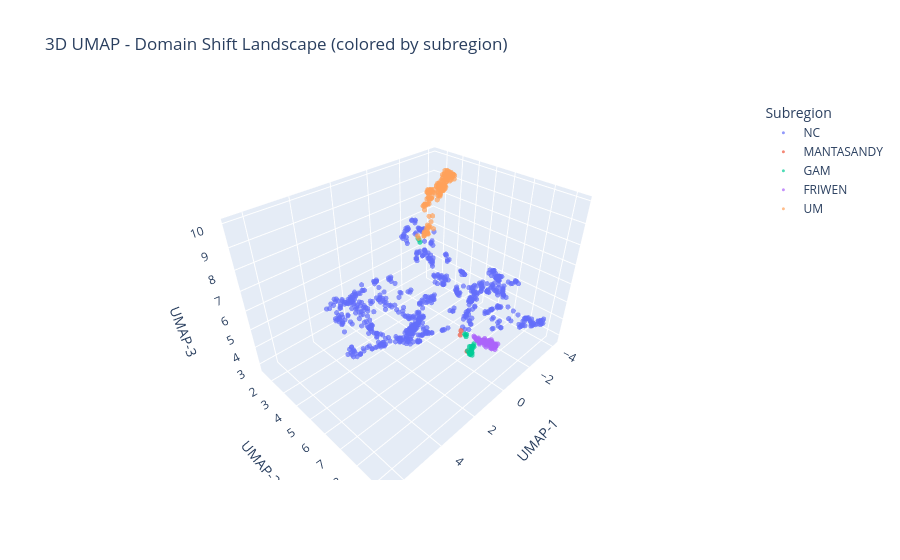

Notebook source saved alongside this figure:
### Code cell
# ── 3D UMAP, colored by subregion, hover shows region too ──────────────────
import plotly.express as px
import pandas as pd
import umap

# Fit UMAP in 3D (separate from the earlier 2D fit)
reducer_3d = umap.UMAP(
    n_neighbors=45, n_epochs=500, min_dist=0.25,
    metric="cosine", init="pca", n_components=3, random_state=23,
)
coords_3d_umap = reducer_3d.fit_transform(full_merged_norm)

# Build a small dataframe so plotly can use named columns for color/hover
df_plot = pd.DataFrame({
    "x": coords_3d_umap[:, 0],
    "y": coords_3d_umap[:, 1],
    "z": coords_3d_umap[:, 2],
    "subregion": joint_subregion,
    "region": joint_region,
})

fig = px.scatter_3d(
    df_plot,
    x="x", y="y", z="z",
    color="subregion",
    hover_data={"region": True, "x": False, "y": False, "z": False},
    title="3D UMAP - Domain Shift Landscape (colored by subregion)",
    opacity=0.7,
)
fig.update_traces(marker=dict(size=3))
fig.update_layout(
    scene=dict(xaxis_title="UMAP-1", yaxis_title="UMAP-2", zaxis_title="UMAP-3"),
    legend_title_text="Subregion",
)
fig.show()

### Figure 1 — Plotly figure (JSON) as saved in the notebook; plotly's stock layout.template omitted (floating-point values rounded to 4 significant figures; data arrays with more than 128 entries replaced by an {"elided": "..."} marker saying what was removed)
{"data": [{"customdata": {"elided": "716x1 str values"}, "hovertemplate": "subregion=NC<br>region=%{customdata[0]}<extra></extra>", "legendgroup": "NC", "marker": {"color": "#636efa", "opacity": 0.7, "size": 3, "symbol": "circle"}, "mode": "markers", "name": "NC", "scene": "scene", "showlegend": true, "type": "scatter3d", "x": {"elided": "716 float values"}, "y": {"elided": "716 float values"}, "z": {"elided": "716 float values"}}, {"customdata": [["WP"], ["WP"], ["WP"]], "hovertemplate": "subregion=MANTASANDY<br>region=%{customdata[0]}<extra></extra>", "legendgroup": "MANTASANDY", "marker": {"color": "#EF553B", "opacity": 0.7, "size": 3, "symbol": "circle"}, "mode": "markers", "name": "MANTASANDY", "scene": "scene", "showlegend": true, "type": "scatter3d", "x": [0.7949, 0.6451, 1.029], "y": [7.665, 7.569, 8.263], "z": [5.005, 5.094, 4.629]}, {"customdata": [["WP"], ["WP"], ["WP"], ["WP"], ["WP"], ["WP"], ["WP"], ["WP"], ["WP"], ["WP"], ["WP"], ["WP"], ["WP"], ["WP"], ["WP"], ["WP"], ["WP"], ["WP"], ["WP"], ["WP"], ["WP"], ["WP"], ["WP"], ["WP"], ["WP"], ["WP"], ["WP"]], "hovertemplate": "subregion=GAM<br>region=%{customdata[0]}<extra></extra>", "legendgroup": "GAM", "marker": {"color": "#00cc96", "opacity": 0.7, "size": 3, "symbol": "circle"}, "mode": "markers", "name": "GAM", "scene": "scene", "showlegend": true, "type": "scatter3d", "x": [0.5126, 0.537, 0.521, 0.4171, 0.9306, -0.9815, 0.5631, -0.996, 0.7623, 0.4207, 0.6101, 0.3852, 0.8008, 0.2249, 0.631, 0.3081, 0.7032, 0.9903, 0.9395, -1.032, 0.7783, 0.9089, 0.5412, 0.9479, 0.9386, 0.8305, 0.6473], "y": [7.716, 7.699, 7.768, 7.714, 8.33, 3.47, 8.148, 3.53, 8.274, 8.094, 8.127, 8.072, 8.337, 8.0, 8.071, 8.079, 8.273, 8.369, 8.384, 3.346, 8.265, 8.448, 8.156, 8.229, 8.381, 8.221, 8.201], "z": [4.869, 4.921, 4.814, 4.834, 4.518, 7.194, 4.455, 7.077, 4.431, 4.418, 4.537, 4.399, 4.478, 4.364, 4.512, 4.297, 4.34, 4.511, 4.486, 7.209, 4.487, 4.456, 4.375, 4.589, 4.494, 4.407, 4.452]}, {"customdata": [["WP"], ["WP"], ["WP"], ["WP"], ["WP"], ["WP"], ["WP"], ["WP"], ["WP"], ["WP"], ["WP"], ["WP"], ["WP"], ["WP"], ["WP"], ["WP"], ["WP"], ["WP"], ["WP"], ["WP"], ["WP"], ["WP"], ["WP"], ["WP"], ["WP"], ["WP"], ["WP"], ["WP"], ["WP"], ["WP"], ["WP"], ["WP"], ["WP"], ["WP"], ["WP"], ["WP"], ["WP"], ["WP"], ["WP"], ["WP"], ["WP"], ["WP"], ["WP"], ["WP"], ["WP"], ["WP"], ["WP"], ["WP"], ["WP"], ["WP"], ["WP"], ["WP"], ["WP"], ["WP"], ["WP"], ["WP"], ["WP"], ["WP"], ["WP"], ["WP"], ["WP"], ["WP"], ["WP"]], "hovertemplate": "subregion=FRIWEN<br>region=%{customdata[0]}<extra></extra>", "legendgroup": "FRIWEN", "marker": {"color": "#ab63fa", "opacity": 0.7, "size": 3, "symbol": "circle"}, "mode": "markers", "name": "FRIWEN", "scene": "scene", "showlegend": true, "type": "scatter3d", "x": [-1.134, -1.255, -1.272, -1.231, -0.6062, -1.269, -1.488, -0.7955, -0.1173, -1.183, -1.246, -0.8768, -1.215, -1.477, -0.2243, -0.113, -0.4028, -1.302, -0.8921, -1.329, -1.351, -0.8445, -0.4594, -0.5935, -1.325, -1.557, -1.169, -1.624, -1.363, -1.267, -1.231, -1.241, -1.611, -1.145, -1.144, -1.297, -1.043, -1.399, -1.179, -1.637, -1.307, -1.433, -1.511, -1.348, -1.105, -1.351, -1.126, -1.226, -1.312, -1.196, -1.02, -1.011, -1.235, -1.368, -1.561, -1.314, -1.514, -0.937, -1.58, -1.022, -0.9653, -1.055, -0.9832], "y": [7.976, 8.078, 7.755, 7.564, 8.085, 7.955, 7.656, 7.836, 8.046, 8.196, 7.905, 8.176, 8.175, 7.548, 7.883, 8.029, 8.044, 7.622, 8.117, 8.061, 8.049, 7.928, 7.982, 8.038, 8.215, 7.397, 8.206, 7.108, 7.691, 8.182, 7.931, 7.967, 7.262, 8.21, 8.216, 7.15, 7.631, 6.803, 7.211, 7.233, 6.922, 6.984, 7.054, 6.883, 7.195, 7.12, 7.569, 7.202, 7.039, 7.184, 7.437, 7.478, 7.961, 6.965, 7.604, 7.794, 7.39, 7.624, 7.135, 8.116, 8.008, 8.083, 8.223], "z": [3.418, 3.462, 3.338, 3.079, 4.053, 3.079, 2.953, 3.932, 4.157, 3.388, 3.116, 3.918, 3.218, 2.906, 4.275, 4.228, 4.1, 2.955, 3.972, 3.305, 3.353, 3.703, 4.068, 3.932, 3.51, 2.826, 3.602, 2.832, 3.347, 3.403, 3.512, 3.381, 2.774, 3.53, 3.422, 3.216, 3.558, 3.059, 3.178, 2.767, 3.126, 2.986, 2.844, 3.067, 3.227, 3.048, 3.452, 3.126, 3.061, 3.197, 3.303, 3.458, 3.485, 2.982, 3.191, 3.341, 3.118, 3.607, 2.787, 3.399, 3.595, 3.547, 3.464]}, {"customdata": {"elided": "142x1 str values"}, "hovertemplate": "subregion=UM<br>region=%{customdata[0]}<extra></extra>", "legendgroup": "UM", "marker": {"color": "#FFA15A", "opacity": 0.7, "size": 3, "symbol": "circle"}, "mode": "markers", "name": "UM", "scene": "scene", "showlegend": true, "type": "scatter3d", "x": {"elided": "142 float values"}, "y": {"elided": "142 float values"}, "z": {"elided": "142 float values"}}], "layout": {"legend": {"title": {"text": "Subregion"}, "tracegroupgap": 0}, "scene": {"domain": {"x": [0, 1], "y": [0, 1]}, "xaxis": {"title": {"text": "UMAP-1"}}, "yaxis": {"title": {"text": "UMAP-2"}}, "zaxis": {"title": {"text": "UMAP-3"}}}, "title": {"text": "3D UMAP - Domain Shift Landscape (colored by subregion)"}}}
